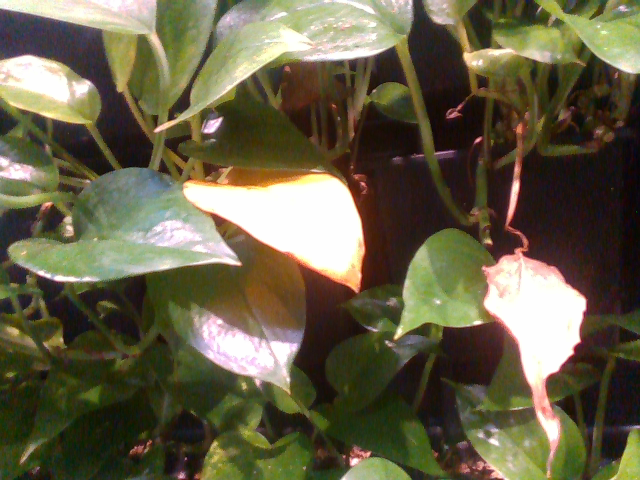
#> input picture test_scripts/perception/training_data/1_Color.png, 640 x 480 px
$ python mahalanobis_segmentation_CIELAB.py
#> lines starting #> are read from the running program, lines starting #| are printed output that depends on the picture; after the words box and inside, x2 and y2 are one past the last pixel; in counts of white or black regions, pixels touching at a corner belong together
import numpy as np
import matplotlib.pyplot as plt
import cv2
import os

# Configuration for LAB space
# Note: Thresholds might need re-tuning because Lab values have different scales than BGR
class_configs = {
    "yellow": {
        "threshold": 5.0,       # Sensitivity: Lower = stricter
        "kernel_size": (5, 5),  # Morphological cleaning
        "cmap": "YlOrBr"         # Visualization color map
    },
    "brown": {
        "threshold": 3.0,       # Brown often needs a wider threshold
        "kernel_size": (5, 5), # Larger kernel for "crunchy" textures
        "cmap": "copper"
    },
    "glossy": {
        "threshold": 10.0,        # Strict: catches only bright reflections
        "kernel_size": (5, 5),   # Small kernel for pinpoint highlights
        "cmap": "Blues_r"
    }
}

# Load Stats
training_stats = np.load("perception_stats_cielab.npy", allow_pickle=True).item()
#> (reads test_scripts/perception/perception_stats_cielab.npy from the repository)

# Load Test Image
test_file = "training_data/1_Color.png"
img_bgr = cv2.imread(test_file)
#> img_bgr is the input picture: shape (480, 640, 3); mean B, G, R 70.9, 95.6, 101.8
img_lab = cv2.cvtColor(img_bgr, cv2.COLOR_BGR2Lab).astype(float)
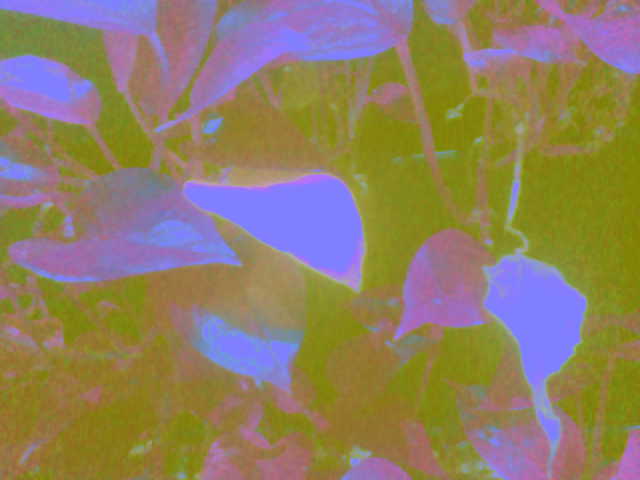
#> img_lab: shape (480, 640, 3) float64; mean B, G, R 99.5, 127, 143
rows, cols, _ = img_lab.shape
#> rows = 480; cols = 640
pixels_lab = img_lab.reshape(-1, 3)

plt.figure(figsize=(16, 12))
plt.subplot(2, 2, 1)
plt.title("Original BGR")
plt.imshow(cv2.cvtColor(img_bgr, cv2.COLOR_BGR2RGB))
plt.axis('off')

for i, (cls, config) in enumerate(class_configs.items(), start=2):
    mu = training_stats[cls]["mean"]
    inv_cov = training_stats[cls]["inv_cov"]

    diff = pixels_lab - mu
    dist = np.sum(diff * (diff @ inv_cov), axis=1).reshape(rows, cols)

    mask = (dist < config["threshold"]).astype(np.uint8) * 255
    kernel = np.ones(config["kernel_size"], np.uint8)
    morphed = cv2.morphologyEx(cv2.morphologyEx(mask, cv2.MORPH_OPEN, kernel), cv2.MORPH_CLOSE, kernel)

    plt.subplot(2, 2, i)
    plt.imshow(morphed, cmap='gray')
    plt.title(f"LAB Segmentation: {cls.upper()}")
    plt.axis('off')
#> this loop made 3 passes
#> pass 1, `dist = np.sum(diff * (diff @ inv_cov), axis=1).reshape(rows, cols)`:
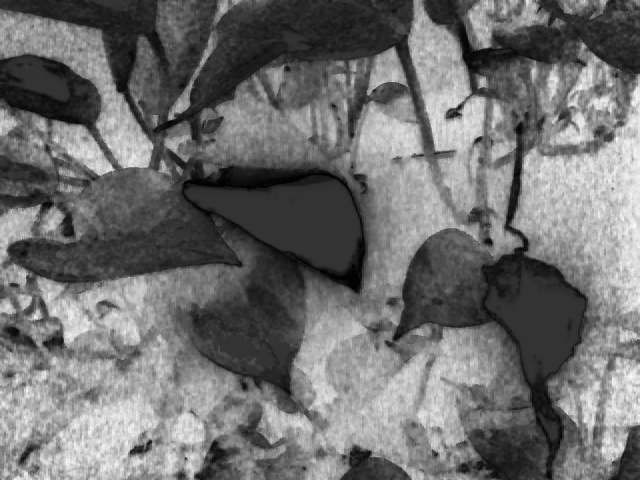
#> dist: shape (480, 640) float64; min 0.131, max 76.73, mean 33.7; drawn with min black and max white
#> pass 1, `mask = (dist < config["threshold"]).astype(np.uint8) * 255`:
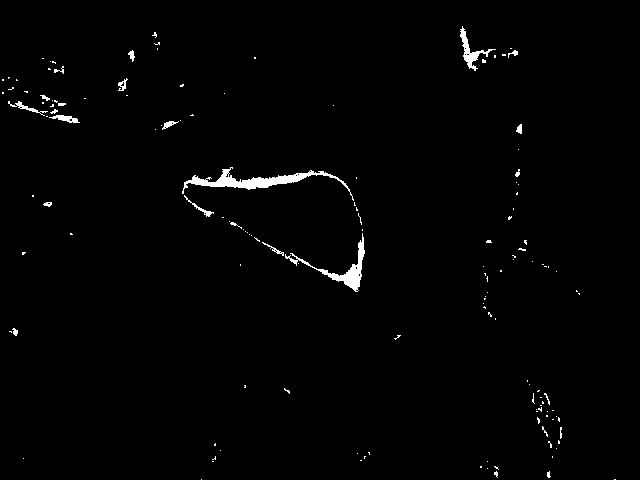
#> mask: shape (480, 640); 1.2% white; 144 white regions (122 under 20 px), largest, box (x1, y1, x2, y2) and area: (182, 167, 354, 201) 1200, (285, 233, 365, 292) 726, (460, 26, 496, 71) 354
#> pass 1, `morphed = cv2.morphologyEx(cv2.morphologyEx(mask, cv2.MORPH_OPEN, kern..`:
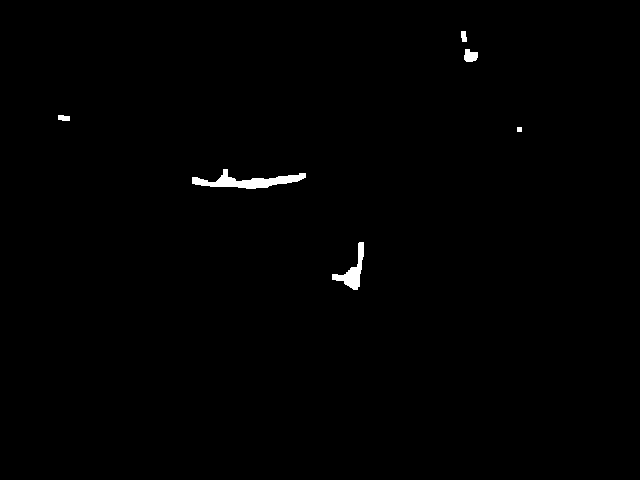
#> morphed: shape (480, 640); 0.57% white; 6 white regions, box (x1, y1, x2, y2) and area: (192, 169, 306, 189) 942, (332, 242, 364, 290) 518, (464, 49, 478, 62) 140, (58, 115, 70, 121) 62, (461, 31, 467, 42) 56, (517, 127, 522, 132) 25
#> pass 2, `dist = np.sum(diff * (diff @ inv_cov), axis=1).reshape(rows, cols)`:
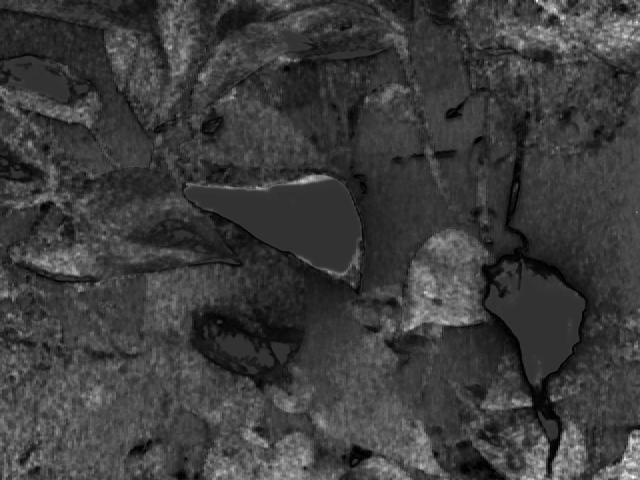
#> dist: shape (480, 640) float64; min 0.00903, max 47.88, mean 11.5; drawn with min black and max white
#> after the loop:
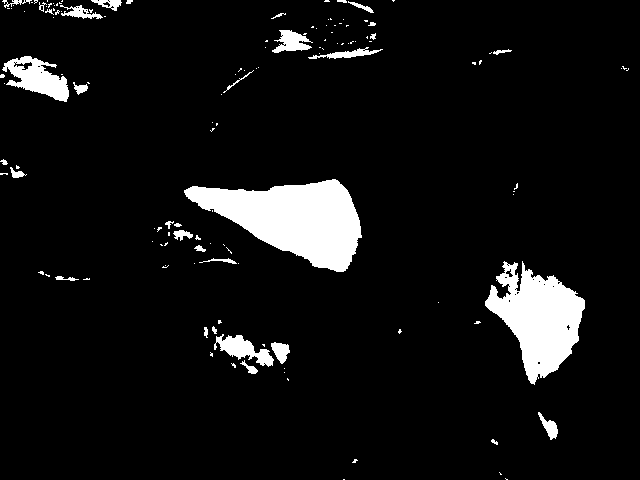
#> mask: shape (480, 640); 7.1% white; 137 white regions (103 under 20 px), largest, box (x1, y1, x2, y2) and area: (184, 179, 362, 272) 9192, (485, 261, 585, 385) 6600, (2, 56, 69, 102) 1598

plt.tight_layout()
plt.show()
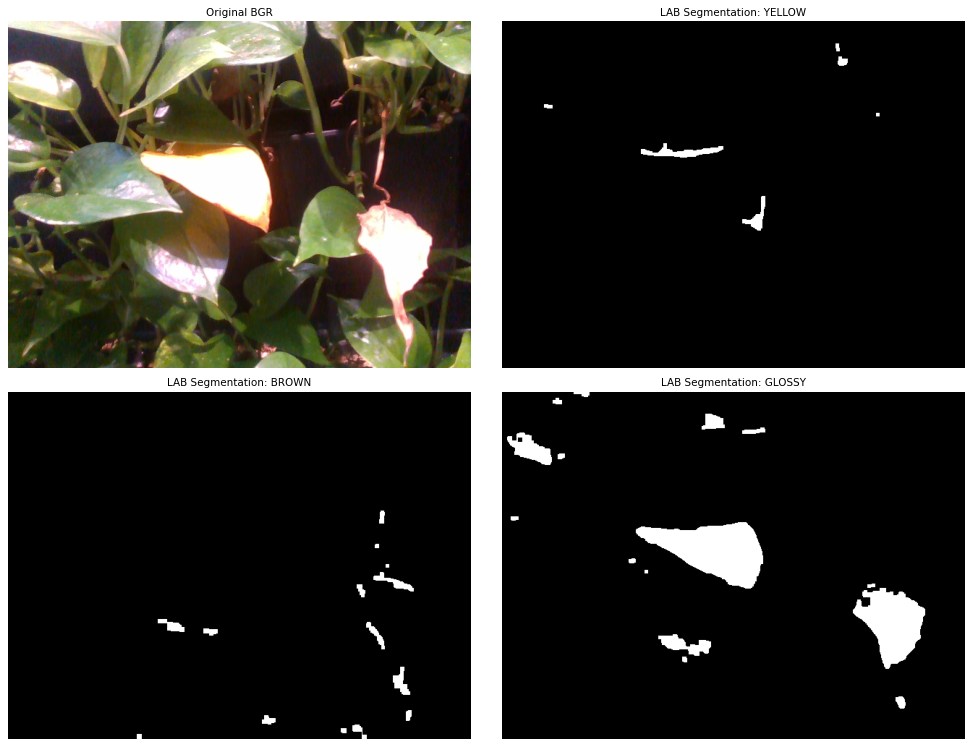
#> figure drawn by matplotlib, 4 panels
